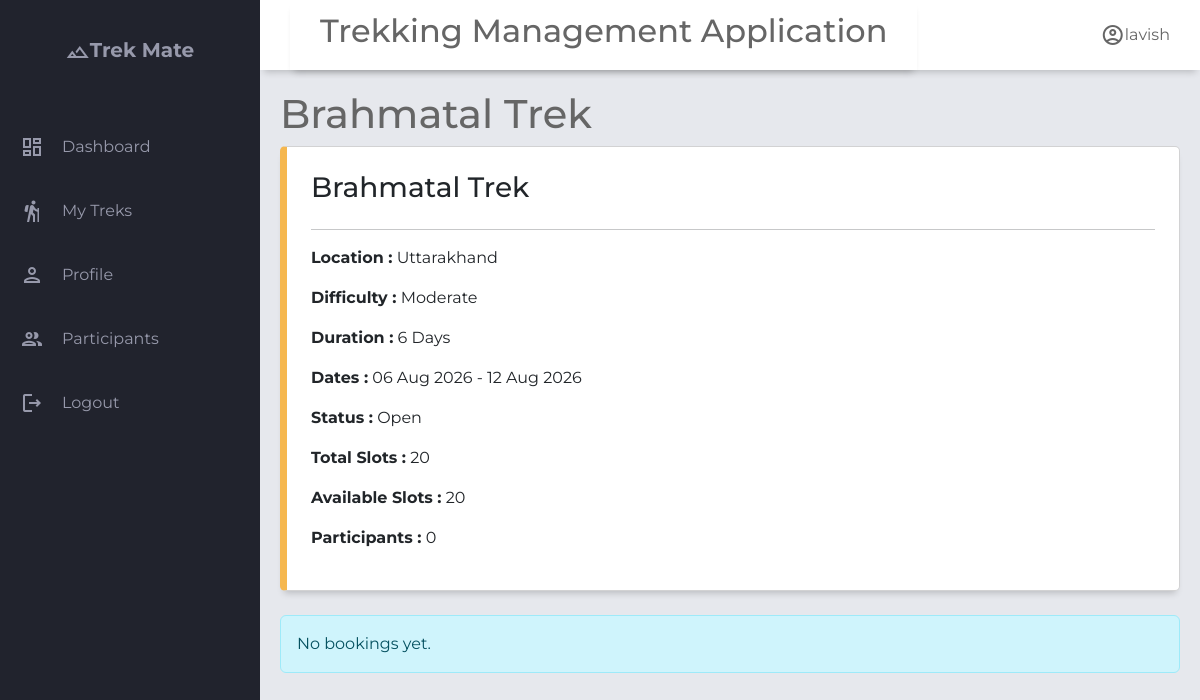
Before: /staff/4/trek/1 with the older database file.
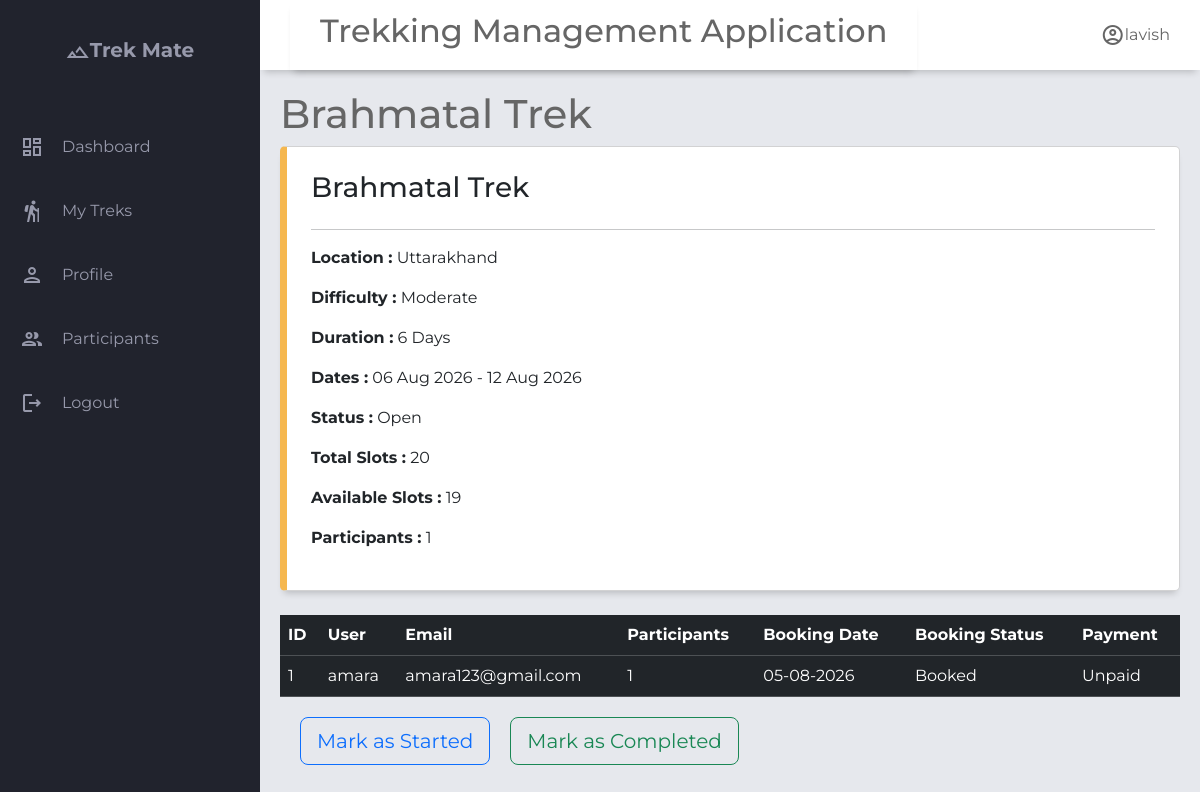
After: the same page with the newer database file.
### application/models.py (models this page shows)
class User(db.Model):
    __tablename__='user'
    id= db.Column(db.Integer, primary_key=True)
    username=db.Column(db.String(),unique=True,nullable=False)
    email=db.Column(db.String(),unique=True,nullable=False)
    password=db.Column(db.String(),nullable=False)
    full_name        = db.Column(db.String(), nullable=True)
    phone            = db.Column(db.String(), nullable=True)
    role=db.Column(Enum('admin','trek staff','trekker',name='user_role'),nullable=False,default='trekker')# admin | trek staff | trekker
    is_blacklisted=db.Column(db.Boolean,default=False)
    blacklist_reason=db.Column(db.Text,nullable=True)
    is_active=db.Column(db.Boolean,default=True)
    created_at       = db.Column(db.DateTime, default=db.func.now())
    updated_at       = db.Column(db.DateTime, onupdate=db.func.now())
    bookings=db.relationship('Booking',lazy=True, back_populates='user')
    staff_profile=db.relationship('Staff_profile',lazy=True,uselist=False,back_populates='user') #uselist= False means One-to-one (single object) while default it is one-to-many

class Trek(db.Model):
    __tablename__='trek'
    id              = db.Column(db.Integer, primary_key=True)
    name            = db.Column(db.String(), nullable=False)
    description     = db.Column(db.Text, nullable=True)
    location        = db.Column(db.String(), nullable=True)
    difficulty      = db.Column(db.String(), nullable=False, default='moderate')  # easy | moderate | hard
    duration_days   = db.Column(db.Integer, nullable=False)
    start_date      = db.Column(db.DateTime, nullable=True)
    end_date        = db.Column(db.DateTime, nullable=True)
    max_slots       = db.Column(db.Integer, nullable=False, default=20)
    available_slots = db.Column(db.Integer, nullable=False, default=20)
    price           = db.Column(db.Numeric, nullable=False, default=0.0)
    status          = db.Column(Enum('pending','approved','open','closed','completed','cancelled',name='trek_status'),nullable=False, default='pending')  # pending | approved | open | closed | completed | cancelled
    created_at      = db.Column(db.DateTime, default=db.func.now())
    updated_at      = db.Column(db.DateTime, onupdate=db.func.now())
    assigned_staffs=db.relationship('Staff_profile',secondary='trek_staff_assignment',lazy=True,back_populates='assigned_treks')#many to many relationship
    bookings=db.relationship('Booking',back_populates='trek',lazy=True)#one to many relationship as one trek can have multiple bookings but not other side, as one booking can belong to a single trek

class Booking(db.Model):
    __tablename__='booking'
    id                  = db.Column(db.Integer, primary_key=True)
    user_id             = db.Column(db.Integer, db.ForeignKey('user.id'), nullable=False)
    trek_id             = db.Column(db.Integer, db.ForeignKey('trek.id'), nullable=False)
    booking_date        = db.Column(db.DateTime, default=db.func.now())
    booking_status      = db.Column(Enum('booked','cancelled','completed',name='booking_status'), nullable=False, default='booked')   # booked | cancelled | completed
    payment_status      = db.Column(Enum('unpaid','partial','paid','refunded',name='payment_status'), nullable=False, default='unpaid')   # unpaid | partial | paid | refunded
    num_participants    = db.Column(db.Integer, default=1)
    total_amount        = db.Column(db.Float, nullable=True)
    amount_paid         = db.Column(db.Float, default=0.0)
    notes               = db.Column(db.Text, nullable=True)
    cancelled_at        = db.Column(db.DateTime, nullable=True)
    cancellation_reason = db.Column(db.Text, nullable=True)
    created_at          = db.Column(db.DateTime, default=db.func.now())
    updated_at          = db.Column(db.DateTime, onupdate=db.func.now())
    trek=db.relationship('Trek',back_populates='bookings',lazy=True)#one to many relationship #each booking belong to one trek
    user=db.relationship('User',back_populates='bookings',lazy=True)#one to many relationship

### application/controller.py (the view)
@app.route("/staff/<int:staff_id>/trek/<int:trek_id>")
def manage_trek(staff_id, trek_id):
    staff=Staff_profile.query.get_or_404(staff_id)
    user=staff.user
    trek=Trek.query.get_or_404(trek_id)
    if not trek:
        return render_template("t_not_found.html")
    bookings=Booking.query.filter_by(trek_id=trek.id).all()
    total_participants=0
    for booking in bookings:
        total_participants+=booking.num_participants
    return render_template("s_manage_trek.html",user=user,trek=trek,bookings=bookings,total_participants=total_participants,staff=staff)

### templates/s_manage_trek.html (shortened to what this page needs)
{% extends "staff_base.html" %}
{% block header_title %}
{{ trek.name }}
{% endblock %}
{% block content %}
<div class="card p-4 mb-4">
    <h3>{{ trek.name }}</h3>
    <hr>
    <p><strong>Location :</strong> {{ trek.location }}</p>
    <p><strong>Difficulty :</strong> {{ trek.difficulty.title() }}</p>
    <p><strong>Duration :</strong> {{ trek.duration_days }} Days</p>
    <p>
        <strong>Dates :</strong>
        {{ trek.start_date.strftime("%d %b %Y") }}
        -
        {{ trek.end_date.strftime("%d %b %Y") }}
    </p>
    <p><strong>Status :</strong> {{ trek.status.title() }}</p>
    <p><strong>Total Slots :</strong> {{ trek.max_slots }}</p>
    <p><strong>Available Slots :</strong> {{ trek.available_slots }}</p>
    <p><strong>Participants :</strong> {{ total_participants }}</p>
</div>
{% if bookings %}
<table class="table table-dark table-hover">
    <thead>
        <tr>
            <th>ID</th>
            <th>User</th>
            <th>Email</th>
            <th>Participants</th>
            <th>Booking Date</th>
            <th>Booking Status</th>
            <th>Payment</th>
        </tr>
    </thead>
    <tbody>
        {% for booking in bookings %}
        <tr>
            <td>{{ booking.id }}</td>
            <td>{{ booking.user.username }}</td>
            <td>{{ booking.user.email }}</td>
            <td>{{ booking.num_participants }}</td>
            <td>{{ booking.booking_date.strftime("%d-%m-%Y") }}</td>
            <td>{{ booking.booking_status.title() }}</td>
            <td>{{ booking.payment_status.title() }}</td>
        </tr>
        {% endfor %}
    </tbody>
</table>
<div class="two-buttons" style="margin: 20px; display: flex; gap: 20px;">
    <a href="/staff/trek/{{trek.id}}/start" class="btn btn-outline-primary btn-lg">Mark as Started</a>
    <a href="/staff/trek/{{trek.id}}/complete" class="btn btn-outline-success btn-lg">Mark as Completed</a>
</div>
{% else %}
<div class="alert alert-info">
    No bookings yet.
</div>
{% endif %}
{% endblock %}

### templates/staff_base.html (shortened to what this page needs)
<!DOCTYPE html>
<html lang="en">
<head>
    <link rel="stylesheet" href="https://cdn.jsdelivr.net/npm/bootstrap@5.3.8/dist/css/bootstrap.min.css">
    <link rel="stylesheet" href="{{ url_for('static',filename='style.css') }}">
</head>
<body>
    <div class="grid-container">
        <header class="header">
            <div class="header left">
                <h2>Trekking Management Application</h2>
            </div>
            <div class="header-right">
                <span class="material-icons-outlined">account_circle</span>{{user.username}}
            </div>
        </header>
        <aside id="sidebar">
            <div class="sidebar-title">
                <div class="sidebar-brand">
                    <span class="material-icons-outlined">filter_hdr</span>Trek Mate
                </div>
            </div>
            <ul class="sidebar-list">
                <li class="sidebar-list-item">
                    <span class="material-icons-outlined">dashboard</span><a href="/staff/{{staff.id}}/dashboard">Dashboard</a>
                </li>
                <li class="sidebar-list-item">
                    <span class="material-icons-outlined">hiking</span> <a href="{{ url_for('staff_treks',staff_id=staff.id)}}">My Treks</a>
                </li>
                <li class="sidebar-list-item">
                    <span class="material-icons-outlined">person</span> <a href="{{url_for('staff_profile',staff_id=staff.id)}}">Profile</a>
                </li>
                <li class="sidebar-list-item">
                    <span class="material-icons-outlined">group</span> <a href="">Participants</a>
                </li>
                <li class="sidebar-list-item">
                    <span class="material-icons-outlined">logout</span> <a href="/login">Logout</a>
                </li>
            </ul>
        </aside>
        <main class="main-container">
            <h1>{% block header_title %}Staff Dashboard{% endblock %}</h1>
            {% block content %}
            {% endblock %}
        </main>
    </div>
</body>
</html>

### static/style.css (style rules this page uses)
body { margin: 0; padding: 0; box-sizing: border-box; background-color: #e6e8ed; color: #666666; font-family: "Montserrat",sans-serif; }
.material-icons-outlined { vertical-align: middle; line-height: 1px; }
.grid-container { display: grid; grid-template-columns: 260px 1fr 1fr 1fr ; grid-template-rows: 0.2fr 3fr; grid-template-areas: "sidebar header header header" "sidebar main main main" ; height: 100vh; }
.header { grid-area: header; height: 70px; background-color: #ffffff; display: flex; align-items: center; justify-content: space-between; padding: 0 30px 0 30px; box-shadow: 0 6px 7px -4px rgba(0,0,0,0.2); }
#sidebar { grid-area: sidebar; height: 100%; background-color: #21232d; color: #9799ab; overflow-y: auto; transition: all 0.5s; }
.sidebar-title { display: flex; justify-content: center; align-items: center; padding: 20px 20px 20px 20px; margin-bottom: 30px; }
.sidebar-brand { margin-top: 15px; font-size: 20px; font-weight: 700; }
.sidebar-list { padding: 0; margin-top: 15px; list-style-type: none; width:100%; }
.sidebar-list-item { padding: 20px 20px 20px 20px; display: flex; align-items: center; width:100%; gap: 18px; border-radius:10px; transition:0.3s; }
.main-container { grid-area: main; overflow-y: auto; padding: 20px 20px; }
.card { display: flex; flex-direction: column; justify-content: space-around; padding: 25px; background-color: #ffffff; box-sizing: border-box; border: 1px solid #d2d2d3; border-radius: 5px; box-shadow: 0 6px 7px -4px rgba(0,0,0,0.2); }
.card:nth-child(2) { border-left: 7px solid #f5b74f; }
table { width: 100%; border-collapse:collapse; }
th,td { padding:15px; text-align:left; }
thead { background:#f5f5f5; }

### templates/staff_base.html (style rules this page uses)
a { text-decoration: none; color: #9799ab; }

Changed rows visible on the page:
changed Trek "Brahmatal Trek": available_slots "20" → "19"
added Booking: id "1", user.username "amara", user.email "amara123@gmail.com", num_participants "1", booking_date "05-08-2026", booking_status "Booked", payment_status "Unpaid"
Other visible differences:
{{ total_participants }}: "0" → "1"
text no longer shown: "No bookings yet."
text now shown: "ID User Email Participants Booking Date Booking Status Payment Mark as Started Mark as Completed"
